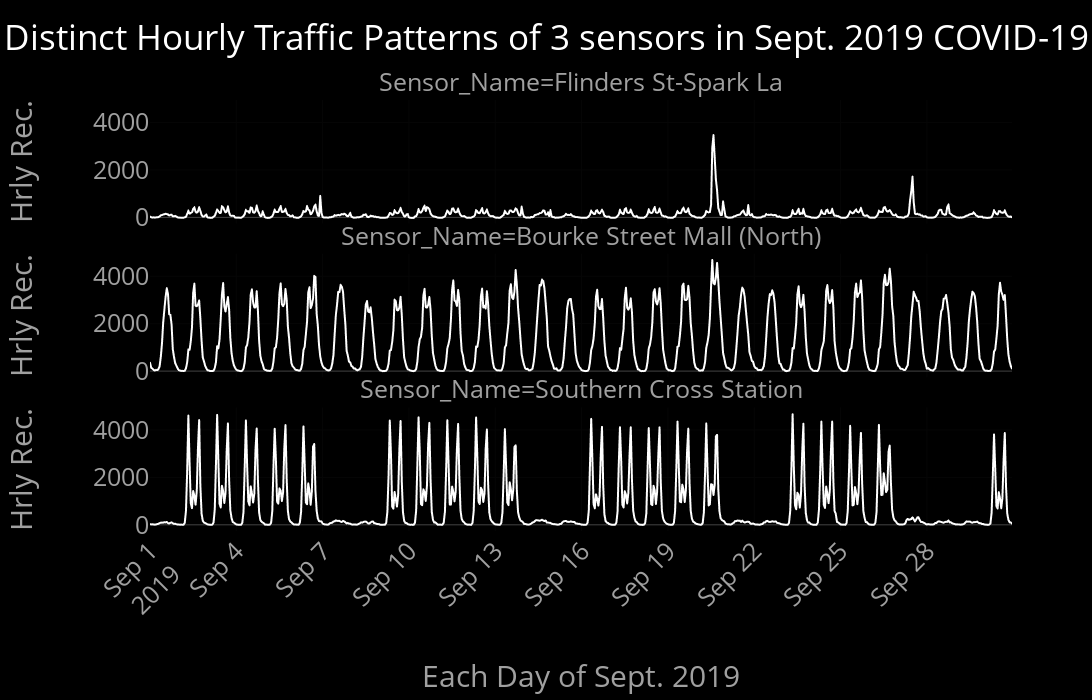

Source (notebook cell):
### Code cell
figure = px.line(
    df_three_sensors_sept2019,
    y="Hourly_Counts",
    x='Date_Time',
    facet_col="Sensor_Name",
    facet_col_wrap=1,
    title="Distinct Hourly Traffic Patterns of 3 sensors in Sept. 2019 COVID-19",
    height=800,
).update_layout(yaxis_fixedrange=True)

figure.update_traces(line=dict(color='white'))

# Dynamically adjust the width based on the title length
min_width = 1200
title_length_based_width = len(figure.layout.title.text) * 20
figure.update_layout(
    width=max(title_length_based_width, min_width),
    title_font_color="white",
    height=700
)

# Add horizontal padding and change y-axis label titles
figure.update_yaxes(title_text='Hrly Rec.', automargin=True, title_standoff=60)
figure.update_xaxes(automargin=True, title_standoff=40)
figure.layout.xaxis.title.text = 'Each Day of Sept. 2019'

figure.show()

### Figure 1 — Plotly figure (JSON) as saved in the notebook; plotly's stock layout.template omitted (floating-point values rounded to 4 significant figures; data arrays with more than 128 entries replaced by an {"elided": "..."} marker saying what was removed)
{"data": [{"hovertemplate": "Sensor_Name=Flinders St-Spark La<br>Date_Time=%{x}<br>Hourly_Counts=%{y}<extra></extra>", "legendgroup": "", "line": {"color": "white", "dash": "solid"}, "marker": {"symbol": "circle"}, "mode": "lines", "name": "", "showlegend": false, "type": "scattergl", "x": {"elided": "720 str values"}, "xaxis": "x3", "y": {"elided": "720 int values"}, "yaxis": "y3"}, {"hovertemplate": "Sensor_Name=Bourke Street Mall (North)<br>Date_Time=%{x}<br>Hourly_Counts=%{y}<extra></extra>", "legendgroup": "", "line": {"color": "white", "dash": "solid"}, "marker": {"symbol": "circle"}, "mode": "lines", "name": "", "showlegend": false, "type": "scattergl", "x": {"elided": "720 str values"}, "xaxis": "x2", "y": {"elided": "720 int values"}, "yaxis": "y2"}, {"hovertemplate": "Sensor_Name=Southern Cross Station<br>Date_Time=%{x}<br>Hourly_Counts=%{y}<extra></extra>", "legendgroup": "", "line": {"color": "white", "dash": "solid"}, "marker": {"symbol": "circle"}, "mode": "lines", "name": "", "showlegend": false, "type": "scattergl", "x": {"elided": "720 str values"}, "xaxis": "x", "y": {"elided": "720 int values"}, "yaxis": "y"}], "layout": {"annotations": [{"font": {}, "showarrow": false, "text": "Sensor_Name=Southern Cross Station", "x": 0.5, "xanchor": "center", "xref": "paper", "y": 0.2867, "yanchor": "bottom", "yref": "paper"}, {"font": {}, "showarrow": false, "text": "Sensor_Name=Bourke Street Mall (North)", "x": 0.5, "xanchor": "center", "xref": "paper", "y": 0.6433, "yanchor": "bottom", "yref": "paper"}, {"font": {}, "showarrow": false, "text": "Sensor_Name=Flinders St-Spark La", "x": 0.5, "xanchor": "center", "xref": "paper", "y": 1.0, "yanchor": "bottom", "yref": "paper"}], "height": 700, "legend": {"tracegroupgap": 0}, "title": {"font": {"color": "white"}, "text": "Distinct Hourly Traffic Patterns of 3 sensors in Sept. 2019 COVID-19"}, "width": 1360, "xaxis": {"anchor": "y", "automargin": true, "domain": [0, 1], "title": {"standoff": 40, "text": "Each Day of Sept. 2019"}}, "xaxis2": {"anchor": "y2", "automargin": true, "domain": [0, 1], "matches": "x", "showticklabels": false, "title": {"standoff": 40}}, "xaxis3": {"anchor": "y3", "automargin": true, "domain": [0, 1], "matches": "x", "showticklabels": false, "title": {"standoff": 40}}, "yaxis": {"anchor": "x", "automargin": true, "domain": [0, 0.2867], "fixedrange": true, "title": {"standoff": 60, "text": "Hrly Rec."}}, "yaxis2": {"anchor": "x2", "automargin": true, "domain": [0.3567, 0.6433], "matches": "y", "title": {"standoff": 60, "text": "Hrly Rec."}}, "yaxis3": {"anchor": "x3", "automargin": true, "domain": [0.7133, 1.0], "matches": "y", "title": {"standoff": 60, "text": "Hrly Rec."}}}}
